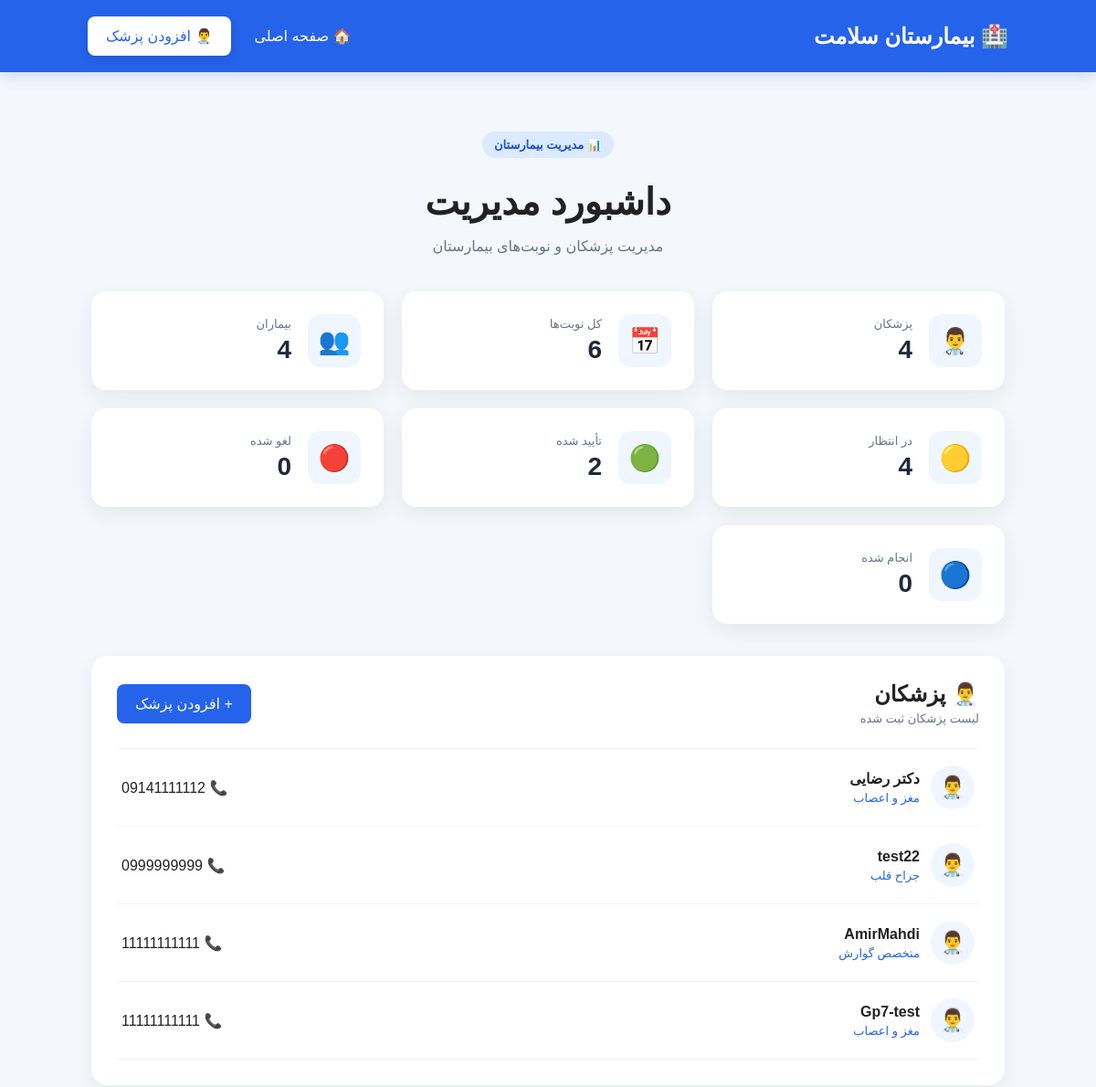
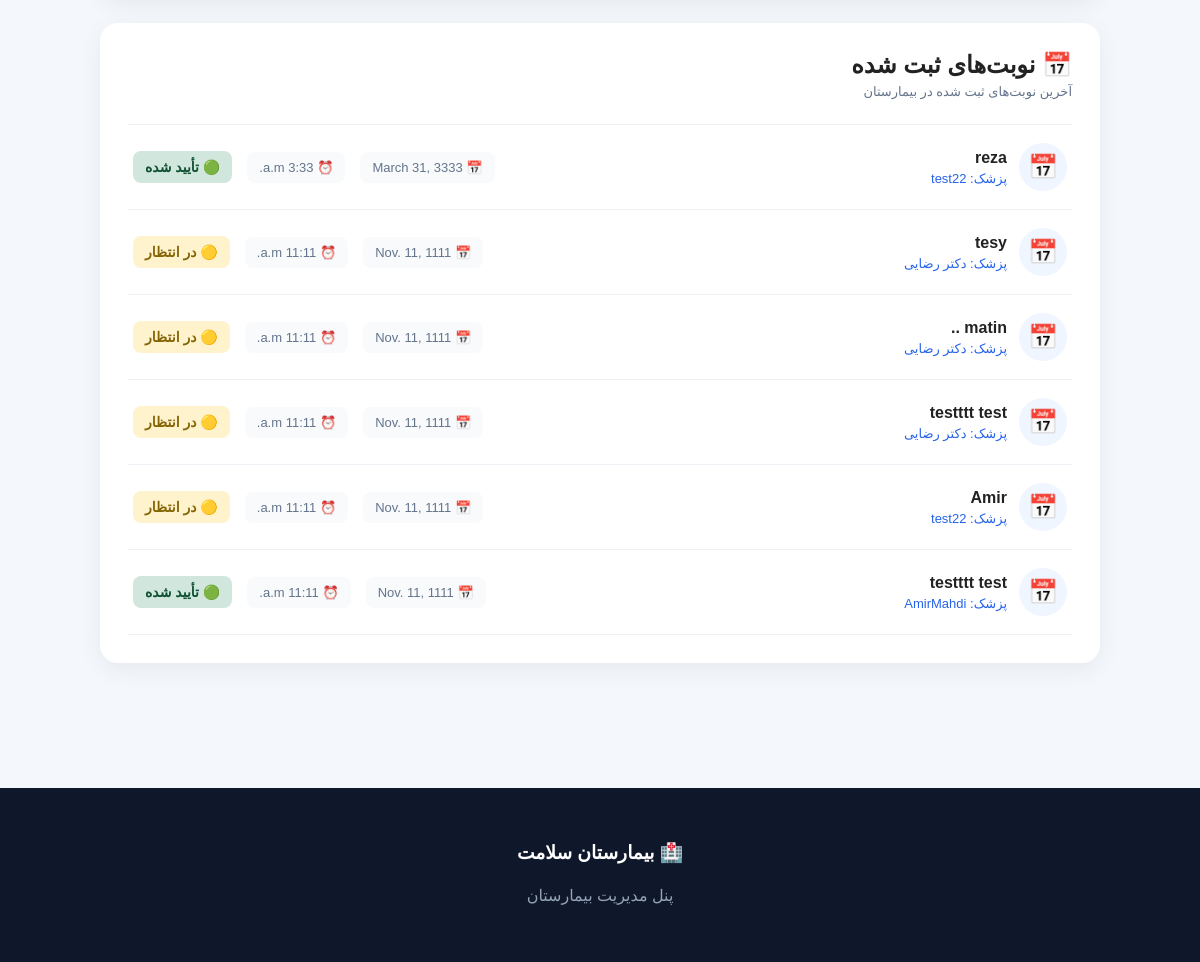
The page /dashboard/ (signed in) on the database its author committed (2 pictures, top to bottom).
### hospital/models.py (models this page shows, shortened)
class Doctor(models.Model):
    name = models.CharField(max_length=100)
    specialty = models.CharField(max_length=100)
    phone = models.CharField(max_length=20)

class Appointment(models.Model):
    STATUS_CHOICES = [
        ("pending", "در انتظار"),
        ("confirmed", "تأیید شده"),
        ("cancelled", "لغو شده"),
        ("completed", "انجام شده"),
    ]
    patient = models.ForeignKey(
        User,
        on_delete=models.CASCADE,
        null=True,
        blank=True
    )
    patient_name = models.CharField(max_length=100)
    doctor = models.ForeignKey(
        Doctor,
        on_delete=models.CASCADE
    )
    date = models.DateField()
    time = models.TimeField()
    status = models.CharField(
        max_length=20,
        choices=STATUS_CHOICES,
        default="pending"
    )

### hospital/views.py (the view)
# urls.py: path("dashboard/", dashboard, name="dashboard"),
@staff_member_required(login_url="/login/")
def dashboard(request):
    doctors = Doctor.objects.all()
    appointments = Appointment.objects.all().order_by("-date", "-time")
    patients = Appointment.objects.values("patient").distinct()
    pending_count = appointments.filter(status="pending").count()
    confirmed_count = appointments.filter(status="confirmed").count()
    cancelled_count = appointments.filter(status="cancelled").count()
    completed_count = appointments.filter(status="completed").count()
    return render(request, "dashboard.html", {
        "doctors": doctors,
        "appointments": appointments,
        "patients": patients,
        "pending_count": pending_count,
        "confirmed_count": confirmed_count,
        "cancelled_count": cancelled_count,
        "completed_count": completed_count,
    })

### Templates/dashboard.html (shortened to what this page needs)
{% load static %}
<!DOCTYPE html>
<html lang="fa" dir="rtl">
<head>
    <link rel="stylesheet"
          href="{% static 'css/style.css' %}">
</head>
<body class="dashboard-page">
<nav>
    <h2>
        🏥 بیمارستان سلامت
    </h2>
    <div>
        <a href="{% url 'home' %}">
            🏠 صفحه اصلی
        </a>
        <a class="button"
           href="{% url 'add_doctor' %}">
            👨‍⚕️ افزودن پزشک
        </a>
    </div>
</nav>
<section class="dashboard">
    <div class="dashboard-header">
        <span class="hero-badge">
            📊 مدیریت بیمارستان
        </span>
        <h1>
            داشبورد مدیریت
        </h1>
        <p>
            مدیریت پزشکان و نوبت‌های بیمارستان
        </p>
    </div>
    <div class="dashboard-stats">
        <div class="stat-card">
            <div class="stat-icon">
                👨‍⚕️
            </div>
            <div>
                <span>
                    پزشکان
                </span>
                <strong>
                    {{ doctors.count }}
                </strong>
            </div>
        </div>
        <div class="stat-card">
            <div class="stat-icon">
                📅
            </div>
            <div>
                <span>
                    کل نوبت‌ها
                </span>
                <strong>
                    {{ appointments.count }}
                </strong>
            </div>
        </div>
        <div class="stat-card">
            <div class="stat-icon">
                👥
            </div>
            <div>
                <span>
                    بیماران
                </span>
                <strong>
                    {{ patients|length }}
                </strong>
            </div>
        </div>
        <div class="stat-card">
            <div class="stat-icon">
                🟡
            </div>
            <div>
                <span>
                    در انتظار
                </span>
                <strong>
                    {{ pending_count }}
                </strong>
            </div>
        </div>
        <div class="stat-card">
            <div class="stat-icon">
                🟢
            </div>
            <div>
                <span>
                    تأیید شده
                </span>
                <strong>
                    {{ confirmed_count }}
                </strong>
            </div>
        </div>
        <div class="stat-card">
            <div class="stat-icon">
                🔴
            </div>
            <div>
                <span>
                    لغو شده
                </span>
                <strong>
                    {{ cancelled_count }}
                </strong>
            </div>
        </div>
        <div class="stat-card">
            <div class="stat-icon">
                🔵
            </div>
            <div>
                <span>
                    انجام شده
                </span>
                <strong>
                    {{ completed_count }}
                </strong>
            </div>
        </div>
    </div>
    <div class="dashboard-section">
        <div class="dashboard-section-title">
            <div>
                <h2>
                    👨‍⚕️ پزشکان
                </h2>
                <p>
                    لیست پزشکان ثبت شده
                </p>
            </div>
            <a class="button"
               href="{% url 'add_doctor' %}">
                + افزودن پزشک
            </a>
        </div>
        <div class="dashboard-table">
            {% for doctor in doctors %}
                <div class="dashboard-row">
                    <div class="dashboard-doctor">
                        <div class="doctor-mini-icon">
                            👨‍⚕️
                        </div>
                        <div>
                            <strong>
                                {{ doctor.name }}
                            </strong>
                            <span>
                                {{ doctor.specialty }}
                            </span>
                        </div>
                    </div>
                    <div>
                        📞 {{ doctor.phone }}
                    </div>
                </div>
            {% empty %}
                <div class="dashboard-empty">
                    هنوز پزشکی ثبت نشده است.
                </div>
            {% endfor %}
        </div>
    </div>
    <div class="dashboard-section appointments-dashboard">
        <div class="dashboard-section-title">
            <div>
                <h2>
                    📅 نوبت‌های ثبت شده
                </h2>
                <p>
                    آخرین نوبت‌های ثبت شده در بیمارستان
                </p>
            </div>
        </div>
        <div class="dashboard-table">
            {% for appointment in appointments %}
                <div class="dashboard-row">
                    <div class="dashboard-doctor">
                        <div class="doctor-mini-icon">
                            📅
                        </div>
                        <div>
                            <strong>
                                {{ appointment.patient_name }}
                            </strong>
                            <span>
                                پزشک:
                                {{ appointment.doctor.name }}
                            </span>
                        </div>
                    </div>
                    <div class="appointment-dashboard-info">
                        <span>
                            📅 {{ appointment.date }}
                        </span>
                        <span>
                            ⏰ {{ appointment.time }}
                        </span>
                        {% if appointment.status == "pending" %}
                            <span class="status pending">
                                🟡 در انتظار
                            </span>
                        {% elif appointment.status == "confirmed" %}
                            <span class="status confirmed">
                                🟢 تأیید شده
                            </span>
                        {% elif appointment.status == "cancelled" %}
                            <span class="status cancelled">
                                🔴 لغو شده
                            </span>
                        {% elif appointment.status == "completed" %}
                            <span class="status completed">
                                🔵 انجام شده
                            </span>
                        {% endif %}
                    </div>
                </div>
            {% empty %}
                <div class="dashboard-empty">
                    📭 هنوز هیچ نوبتی ثبت نشده است.
                </div>
            {% endfor %}
        </div>
    </div>
</section>
<footer>
    <h3>
        🏥 بیمارستان سلامت
    </h3>
    <p>
        پنل مدیریت بیمارستان
    </p>
</footer>
</body>
</html>

### static/css/style.css (style rules this page uses)
* { box-sizing: border-box; }
html { scroll-behavior: smooth; }
body { margin: 0; font-family: Arial, sans-serif; background: #f4f7fb; color: #222; }
nav { background: #2563eb; color: white; padding: 18px 8%; display: flex; justify-content: space-between; align-items: center; gap: 20px; box-shadow: 0 4px 15px rgba(37, 99, 235, 0.2); animation: navDown 0.6s ease; }
nav h2 { margin: 0; }
nav div { display: flex; align-items: center; gap: 10px; }
nav a { color: white; text-decoration: none; padding: 9px 13px; border-radius: 8px; transition: 0.3s ease; }
.button, .doctor-card a { display: inline-block; background: #2563eb; color: white; padding: 12px 20px; border-radius: 8px; text-decoration: none; border: none; cursor: pointer; transition: transform 0.25s ease, box-shadow 0.25s ease, background 0.25s ease; }
.hero-badge, .section-badge { display: inline-block; background: #dbeafe; color: #2563eb; padding: 8px 15px; border-radius: 50px; font-size: 14px; font-weight: bold; margin-bottom: 15px; }
footer { margin-top: 60px; padding: 40px 20px; text-align: center; background: #172554; color: white; }
footer p { color: #bfdbfe; line-height: 1.8; }
nav div { display: flex; align-items: center; gap: 10px; flex-wrap: wrap; }
nav div > a { display: inline-flex; align-items: center; justify-content: center; padding: 9px 15px; border-radius: 8px; transition: all 0.25s ease; }
nav div > a:not(.button) { background: transparent; }
nav div > a.button { background: white; color: #2563eb; box-shadow: 0 4px 12px rgba(0, 0, 0, 0.12); }
.doctor-mini-icon { width: 65px; height: 65px; flex-shrink: 0; display: flex; align-items: center; justify-content: center; border-radius: 50%; background: #eff6ff; font-size: 32px; transition: 0.3s ease; }
.dashboard-page { background: #f4f7fb; }
.dashboard { padding: 65px 8%; min-height: calc(100vh - 80px); }
.dashboard-header { text-align: center; margin-bottom: 40px; animation: fadeUp 0.7s ease; }
.dashboard-header h1 { font-size: 40px; margin: 10px 0; }
.dashboard-header p { color: #64748b; }
.dashboard-stats { max-width: 1000px; margin: 0 auto 35px; display: grid; grid-template-columns: repeat(3, 1fr); gap: 20px; }
.stat-card { background: white; padding: 25px; border-radius: 16px; display: flex; align-items: center; gap: 18px; box-shadow: 0 7px 25px rgba(15, 23, 42, 0.07); transition: 0.3s ease; animation: fadeUp 0.6s ease both; }
.stat-icon { width: 58px; height: 58px; display: flex; align-items: center; justify-content: center; border-radius: 14px; background: #eff6ff; font-size: 28px; }
.stat-card span { display: block; color: #64748b; font-size: 13px; margin-bottom: 5px; }
.stat-card strong { display: block; font-size: 28px; color: #1e293b; }
.dashboard-section { max-width: 1000px; margin: 0 auto; padding: 28px; background: white; border-radius: 18px; box-shadow: 0 7px 25px rgba(15, 23, 42, 0.06); animation: fadeUp 0.7s ease; }
.dashboard-section-title { display: flex; align-items: center; justify-content: space-between; gap: 15px; margin-bottom: 25px; }
.dashboard-section-title h2 { margin: 0 0 5px; }
.dashboard-section-title p { margin: 0; color: #64748b; font-size: 13px; }
.dashboard-table { display: flex; flex-direction: column; border-top: 1px solid #eef2f7; }
.dashboard-row { display: flex; justify-content: space-between; align-items: center; gap: 20px; padding: 18px 5px; border-bottom: 1px solid #eef2f7; transition: 0.25s ease; }
.dashboard-doctor { display: flex; align-items: center; gap: 12px; }
.dashboard-doctor .doctor-mini-icon { width: 48px; height: 48px; font-size: 24px; }
.dashboard-doctor strong { display: block; margin-bottom: 4px; }
.dashboard-doctor span { display: block; color: #2563eb; font-size: 13px; }
.hero-badge { display: inline-block; padding: 7px 13px; border-radius: 30px; background: #dbeafe; color: #1d4ed8; font-size: 13px; font-weight: bold; }
footer { padding: 35px 20px; text-align: center; background: #0f172a; color: white; }
footer p { color: #94a3b8; }
.appointments-dashboard { margin-top: 25px; }
.appointment-dashboard-info { display: flex; align-items: center; gap: 15px; color: #64748b; font-size: 13px; }
.appointment-dashboard-info span { background: #f8fafc; padding: 8px 12px; border-radius: 8px; }
.status { display: inline-block; padding: 6px 12px; border-radius: 20px; font-size: 14px; font-weight: 600; }
.status.pending { background: #fff3cd; color: #856404; }
.status.confirmed { background: #d1e7dd; color: #0f5132; }

### rows shown on the page
Doctor: name "دکتر رضایی", specialty "مغز و اعصاب", phone "09141111112"
Doctor: name "test22", specialty "جراح قلب", phone "0999999999"
Doctor: name "AmirMahdi", specialty "متخصص گوارش", phone "11111111111"
Doctor: name "Gp7-test", specialty "مغز و اعصاب", phone "11111111111"
Appointment: patient_name "reza", doctor.name "test22", date "March 31, 3333", time "3:33 a.m.", status "🟢 تأیید شده"
Appointment: patient_name "tesy", doctor.name "دکتر رضایی", date "Nov. 11, 1111", time "11:11 a.m.", status "🟡 در انتظار"
Appointment: patient_name "matin ..", doctor.name "دکتر رضایی", date "Nov. 11, 1111", time "11:11 a.m.", status "🟡 در انتظار"
Appointment: patient_name "testttt test", doctor.name "دکتر رضایی", date "Nov. 11, 1111", time "11:11 a.m.", status "🟡 در انتظار"
Appointment: patient_name "Amir", doctor.name "test22", date "Nov. 11, 1111", time "11:11 a.m.", status "🟡 در انتظار"
Appointment: patient_name "testttt test", doctor.name "AmirMahdi", date "Nov. 11, 1111", time "11:11 a.m.", status "🟢 تأیید شده"

### other values the page prints
{{ doctors.count }} "4"
{{ appointments.count }} "6"
{{ patients|length }} "4"
{{ pending_count }} "4"
{{ confirmed_count }} "2"
{{ cancelled_count }} "0"
{{ completed_count }} "0"
